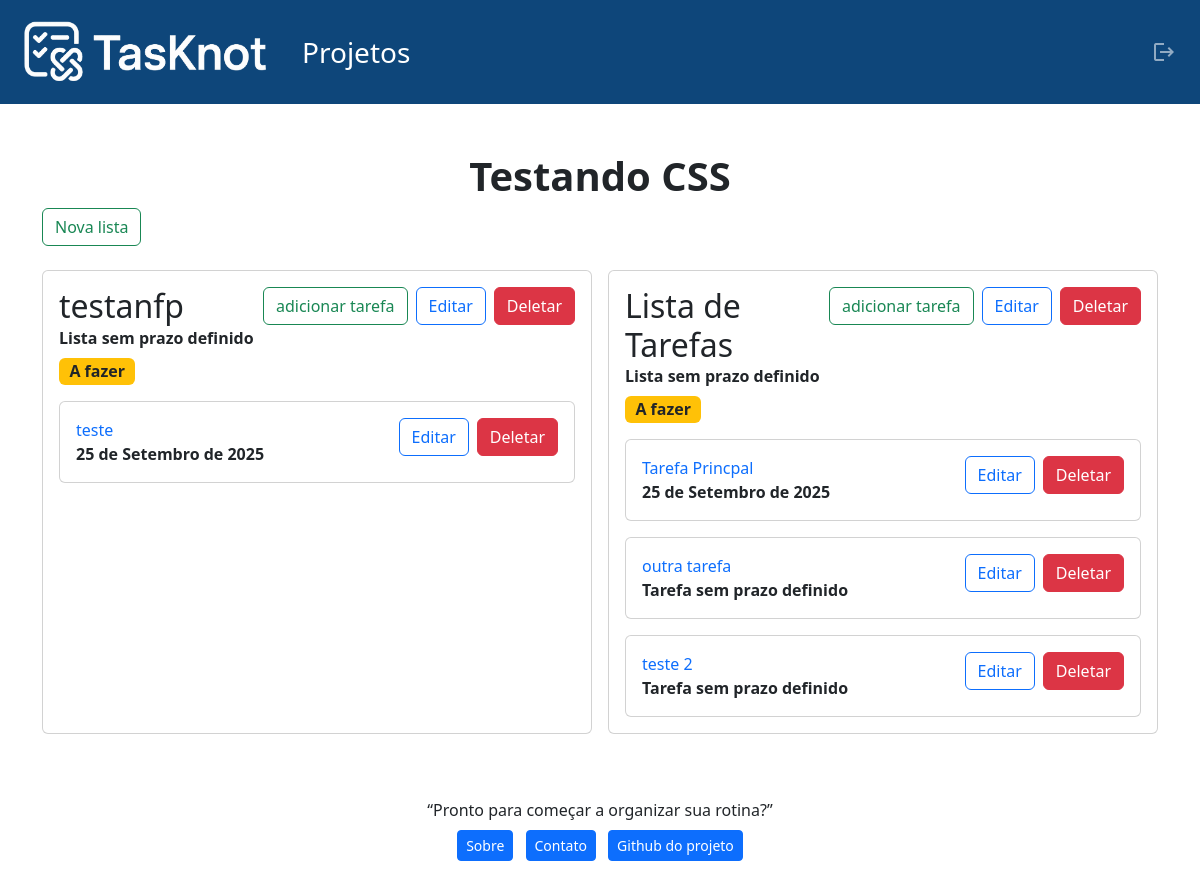
The page /projects/23 (signed in) on the database its author committed.
### task_managers/models.py (models this page shows, shortened)
class Project(models.Model):
    STATUS_CHOICES=[
    ("to-do", "A fazer"),
    ("doing", "Fazendo"),
    ("done", "Feito"),
    ]
    status = models.CharField(
        max_length=10,
        choices=STATUS_CHOICES,
        default="to-do"
    )
    owner = models.ForeignKey(settings.AUTH_USER_MODEL, on_delete=models.CASCADE)
    title = models.CharField(max_length=200)
    date_added = models.DateTimeField(auto_now_add=True)
    deadline = models.DateField(blank=True, null=True, validators=[validate_deadline])
    def __str__(self):
        return self.title

class List(models.Model):
    STATUS_CHOICES=[
    ("to-do", "A fazer"),
    ("doing", "Fazendo"),
    ("done", "Feito"),
    ]
    status = models.CharField(
        max_length=10,
        choices=STATUS_CHOICES,
        default="to-do"
    )
    project = models.ForeignKey(Project, on_delete=models.CASCADE, related_name="lists")
    title = models.CharField(max_length=200)
    date_added = models.DateTimeField(auto_now_add=True)
    deadline = models.DateField(blank=True, null=True, validators=[validate_deadline])

class Task(models.Model):
    STATUS_CHOICES=[
        ("to-do", "A fazer"),
        ("doing", "Fazendo"),
        ("done", "Feito"),
        ]
    status = models.CharField(
        max_length=10,
        choices=STATUS_CHOICES,
        default="to-do"
    )
    list = models.ForeignKey(List, on_delete=models.CASCADE, related_name="tasks")
    title = models.CharField(max_length=200)
    description = models.TextField()
    date_added = models.DateTimeField(auto_now_add=True)
    deadline = models.DateField(blank=True, null=True, validators=[validate_deadline])
    def __str__(self):
        return self.title

### task_managers/views.py (the view)
# urls.py: path('projects/<int:project_id>', views.project, name='project'),
@login_required
def project (request, project_id):
    project = Project.objects.get(id = project_id)
    lists = project.lists.order_by('-date_added')
    context = {'project':project,'lists':lists}
    return render(request, 'task_managers/project.html', context)

### task_managers/templates/task_managers/project.html (shortened to what this page needs)
{% extends "task_managers/base.html" %}
{% block content %}
<h1 class="fw-bold text-center">{{ project }}</h1>
<div class="text-left mb-4">
  <a href="{% url 'new_list' project.id %}" class="btn btn-outline-success">Nova lista</a>
</div>
<div class="row row-cols-1 row-cols-md-2 g-3">
  {% for l in lists %}
    <div class="col">
      <div class="card h-100">
        <div class="card-body d-flex flex-column">
          <div class="d-flex justify-content-between align-items-start gap-2">
            <h2 class="m-0">{{ l.title }}</h2>
            <div class="d-flex gap-2 flex-shrink-0">
              <a href="{% url 'new_task' l.id %}" class="btn btn-outline-success">adicionar tarefa</a>
              <a href="{% url 'edit_list' l.id %}" class="btn btn-outline-primary">Editar</a>
              <form action="{% url 'delete_list' project.id l.id %}" method="post" class="m-0">
                <button type="submit" class="btn btn-danger">Deletar</button>
              </form>
            </div>
          </div>
          {% if l.deadline %}
            <p class="card-text fw-semibold mb-2"><span>{{ l.deadline }}</span></p>
          {% else %}
            <p class="card-text fw-semibold mb-2"><span>Lista sem prazo definido</span></p>
          {% endif %}
          <p class="card-text mb-3">
            {% if l.get_status_display == "A fazer" %}
              <span class="badge bg-warning text-dark fs-6">{{ l.get_status_display }}</span>
            {% elif l.get_status_display == "Fazendo" %}
              <span class="badge bg-primary fs-6">{{ l.get_status_display }}</span>
            {% else %}
              <span class="badge bg-success fs-6">{{ l.get_status_display }}</span>
            {% endif %}
          </p>
          <div class="row g-3">
            {% for task in l.tasks.all %}
              <div class="col-12">
                <div class="card">
                  <div class="d-flex justify-content-between align-items-start p-3">
                    <div>
                      <a href="{% url 'task' project.id task.id %}"
                         class="link-offset-2 link-underline link-underline-opacity-0">
                        {{ task }}
                      </a>
                      {% if task.deadline %}
                        <p class="card-text fw-semibold mb-0">{{ task.deadline }}</p>
                      {% else %}
                        <p class="card-text fw-semibold mb-0">Tarefa sem prazo definido</p>
                      {% endif %}
                    </div>
                    <div class="d-flex gap-2">
                      <a href="{% url 'edit_task' task.list.id task.id  %}" class="btn btn-outline-primary">Editar</a>
                      <form action="{% url 'delete_task' project.id task.id %}" method="post" class="m-0">
                        <button type="submit" class="btn btn-danger">Deletar</button>
                      </form>
                    </div>
                  </div>
                </div>
              </div>
            {% empty %}
              <div class="col-12">
                <p class="fw-bold fs-6 text-center text-uppercase mb-0">Não há nenhuma tarefa criada</p>
              </div>
            {% endfor %}
          </div>
        </div>
      </div>
    </div>
  {% empty %}
    <div class="col-12">
      <p class="fw-bold fs-5 text-center text-uppercase">Não há nenhuma lista de tarefas criada</p>
    </div>
  {% endfor %}
</div>
{% endblock %}

### rows shown on the page
Project: title "Testando CSS"
List: title "testanfp", shows "Lista sem prazo definido", status "A fazer"
Task: title "teste", deadline "25 de Setembro de 2025"
List: title "Lista de Tarefas", shows "Lista sem prazo definido", status "A fazer"
Task: title "Tarefa Princpal", deadline "25 de Setembro de 2025"
Task: title "outra tarefa", shows "Tarefa sem prazo definido"
Task: title "teste 2", shows "Tarefa sem prazo definido"
